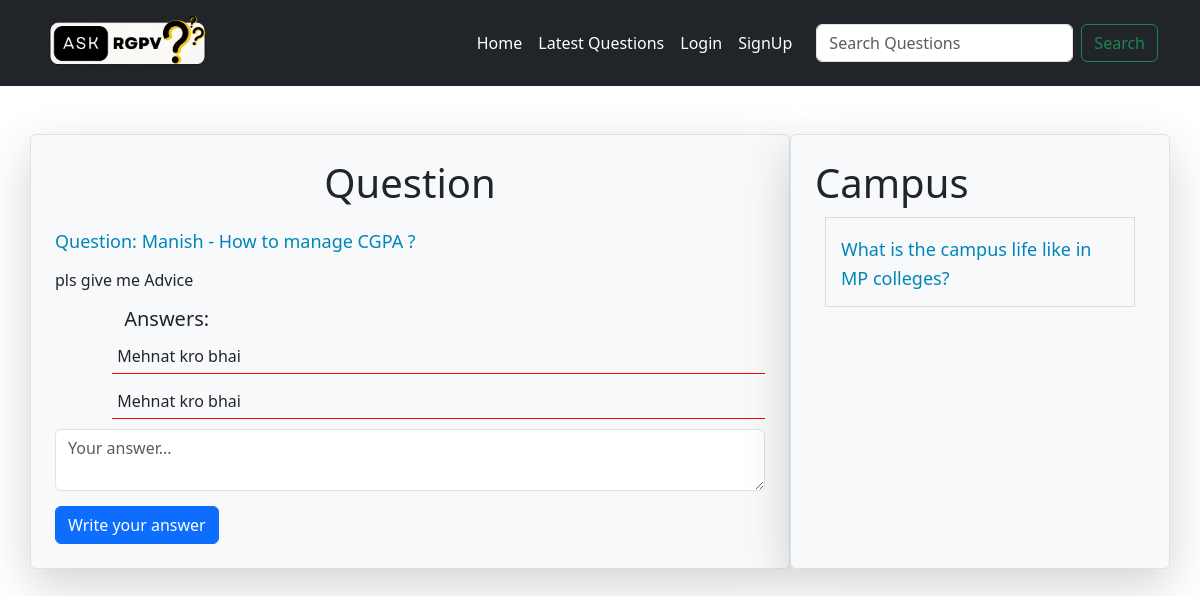
The app's page /?q-id=22 with its own data.
### tables this page shows
CREATE TABLE `questions` (
  `id` int(10) NOT NULL,
  `title` varchar(100) NOT NULL,
  `description` varchar(300) NOT NULL,
  `category_id` int(10) NOT NULL,
  `user_id` int(10) NOT NULL
);

CREATE TABLE `answers` (
  `id` int(30) NOT NULL,
  `answer` varchar(300) NOT NULL,
  `question_id` int(10) NOT NULL,
  `user_id` int(10) NOT NULL
);

CREATE TABLE `category` (
  `id` int(30) NOT NULL,
  `name` varchar(100) NOT NULL
);

### client/question-details.php (the view, shortened to what this page needs)
<div class="container mt-5">
    <div class="row">
        <div class="col-md-8 col-12 p-4 border rounded shadow-lg bg-light">
            <h1 class="heading mb-4">Question</h1>
            <?php
                include("./common/db.php");
                $query="select * from questions where id =$qid";
                $result=$conn->query($query);
                $row=$result->fetch_assoc();
                $cid=$row['category_id'];
                echo "<h4 class='margin-bottom-15 question-title'>Question: ".$row['title']."</h4>
                      <p class='margin-bottom-15'>".$row['description']."</p>";
                include("answers.php");
            ?>
            <form action="./server/requests.php" method="post">
                <textarea name="answer" class="form-control margin-bottom-15" placeholder="Your answer..."></textarea>
                <button class="btn btn-primary">Write your answer</button>
            </form>
        </div>
        <div class="col-md-4 col-12 p-4 bg-light border rounded shadow-lg">
            <?php
                $categoryquery="select name from category where id=$cid";
                $categoryresult=$conn->query($categoryquery);
                $categoryRow=$categoryresult->fetch_assoc();
                echo "<h1>".ucfirst($categoryRow['name'])."</h1>";
                $query="select * from questions where category_id=$cid and id!=$qid";
                $result=$conn->query($query);
                foreach($result as $row){
                    $id=$row['id'];
                    $title=$row['title'];
                    echo "<div class='question-list'><h4><a href='?q-id=$id'>$title</a></h4></div>";
                }
            ?>
        </div>
    </div>
</div>

### client/answers.php
<div class="container">
    <div class="offset-sm-1">
    <h5>Answers: </h5>
    <?php
    $query="select * from answers where question_id=$qid";
    $result = $conn->query($query);
    foreach($result as $row){
        $answer=$row['answer'];
        echo "<div class='row'>
         <P class='answer-wrapper'>$answer</P>
        </div>";
    }
    ?>
    </div>
</div>

### public/style.css (style rules this page uses)
a { color: grey !important; }
.margin-bottom-15 { margin-bottom: 15px; }
.heading { text-align: center; }
.question-list { border: 1px solid #ddd; padding: 15px; margin: 10px; }
.question-list h4 { margin: 0; padding: 0; }
.question-list a, .question-title { font-size: 18px; text-decoration: none; color: rgb(0, 133, 186) !important; }
.answer-wrapper { border-bottom: 1px solid red; margin-bottom: 10px; padding: 5px; }

### records on screen
questions: title "Manish - How to manage CGPA ?", description "pls give me Advice"
answers: answer "Mehnat kro bhai"
answers: answer "Mehnat kro bhai"
category: name "Campus"
questions: title "What is the campus life like in MP colleges?"
